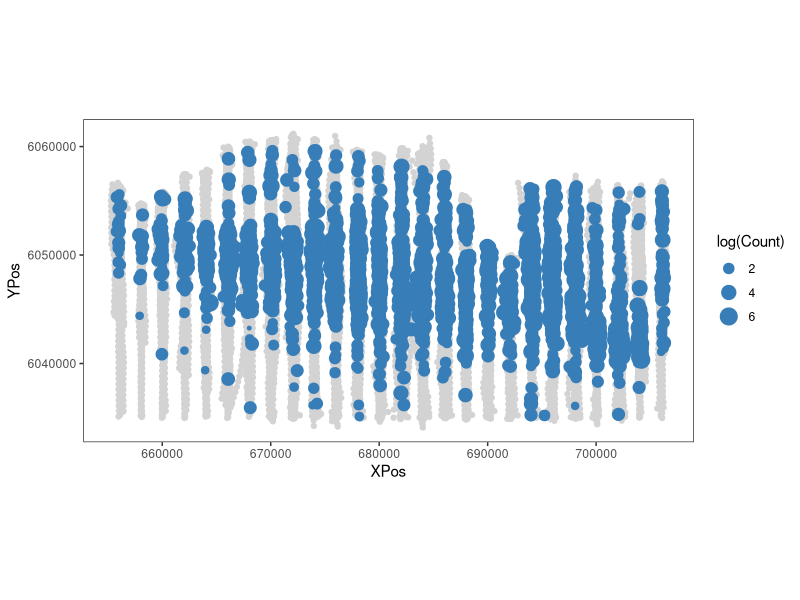
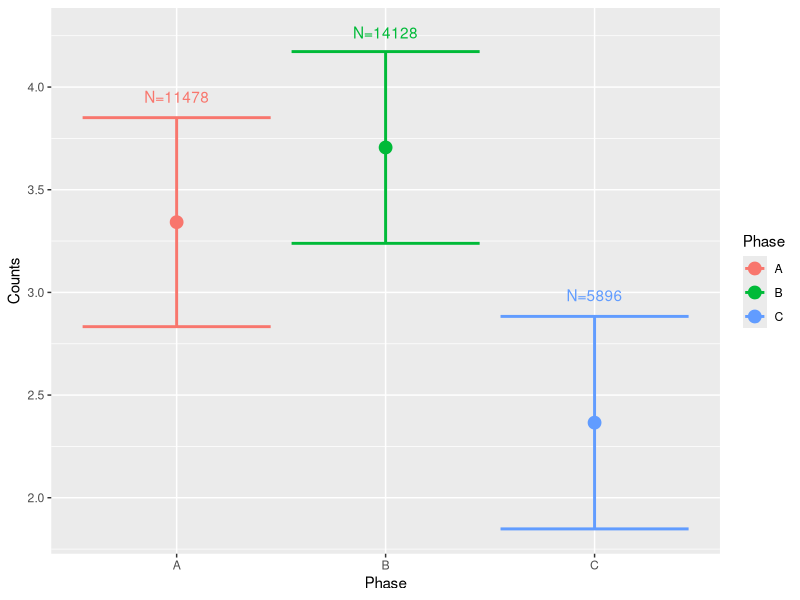
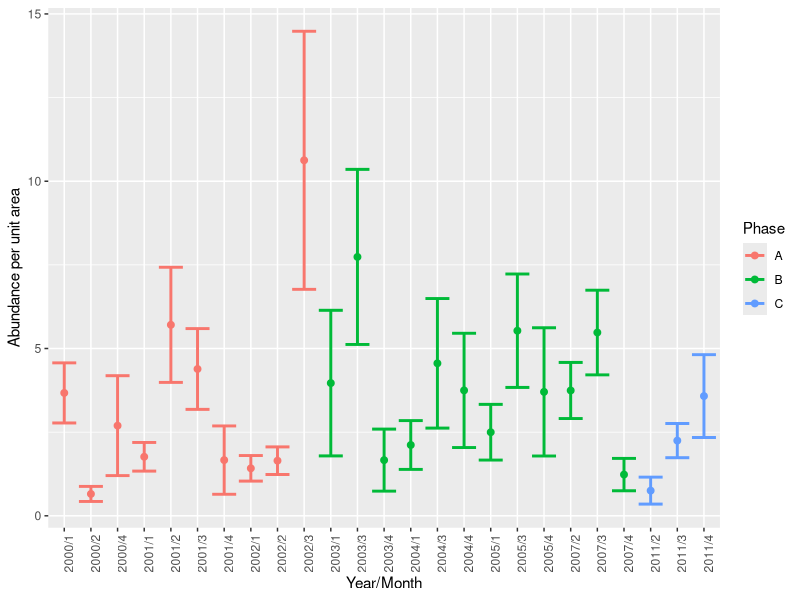

Generate these figures, in order, with R:
## ---- chunk 1
# Load necessary packages
library(tidyverse)
## ---- chunk 2
# Read in data
df <- read.csv("NystedFarms.csv")

head(df)
## ---- chunk 3
# Figure 2
ggplot() + 
  geom_point(aes(x=XPos, y=YPos), 
             colour='lightgrey', data=df) +
  geom_point(aes(x=XPos, y=YPos, size=log(Count)), 
             colour="#377eb8", data=subset(df, Count>0)) +
  theme_bw() +
  theme(panel.grid.major=element_blank(), 
        panel.grid.minor=element_blank())+
  coord_equal()
## ---- chunk 4
# Figure 3
# Compute CIs for each construction phase using normal approx.
alpha <- 0.05
z_alpha_2 <- abs(qnorm(alpha/2)) # z_{alpha/2}
stats <- df %>%
  group_by(Phase) %>%
  summarise(Mean=mean(Count),
            Var=var(Count),
            N=n(),
            CI=z_alpha_2*sqrt(Var/N))

# Plot mean and 95% CIs
ggplot(stats, aes(x=Phase, y=Mean, colour=Phase)) +
  geom_errorbar(aes(ymin=Mean-CI, ymax=Mean+CI), size=1) +
  geom_point(size=4) +
  geom_text(aes(x=Phase, y=Mean+1.2*CI, label=paste0('N=', N))) +
  ylab("Counts")
## ---- chunk 5
# Compute CIs for density using normal approx.
alpha <- 0.05
z_alpha_2 <- abs(qnorm(alpha/2)) # z_{alpha/2}
stats <- df %>%
  group_by(YearMonth, Phase) %>%
  summarise(Mean=mean(Count/Area),
            Var=var(Count/Area),
            N=n(),
            CI=z_alpha_2*sqrt(Var/N))
## ---- chunk 6
# Plot mean and 95% CIs
ggplot(stats, aes(x=YearMonth, y=Mean, colour=Phase)) +
  geom_errorbar(aes(ymin=Mean-CI, ymax=Mean+CI), size=1) +
  geom_point(size=2) +
  theme(axis.text.x=element_text(angle=90)) +
  ylab("Abundance per unit area") +
  xlab("Year/Month")
